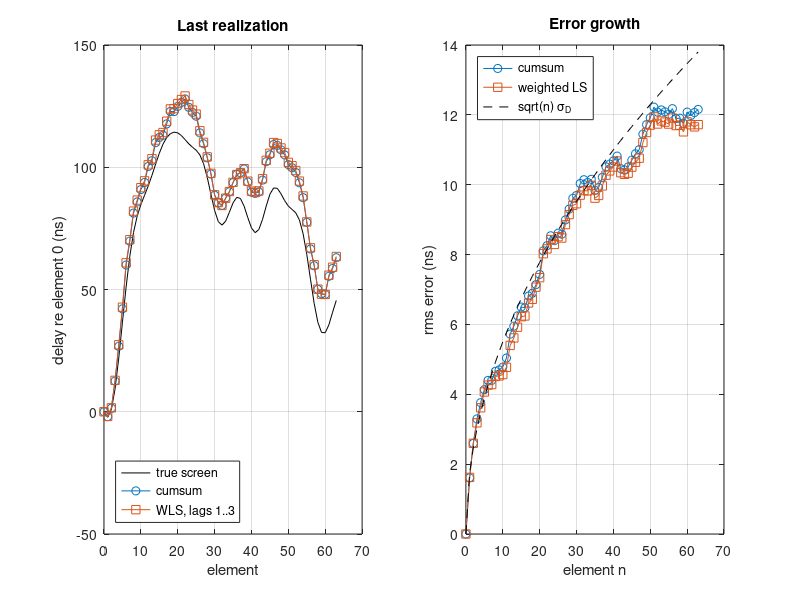

MATLAB code to generate this figure:
%% m11_phase_screen_estimation.m
% Purpose : near-field phase-screen (time-delay) estimation from diffuse
%           speckle on a 64-element aperture. Each element sees partially
%           correlated speckle (adjacent correlation rho) delayed by a smooth
%           random screen tau_i. Adjacent-element NCC delays are integrated
%           with a cumulative sum (Flax & O'Donnell style) and, for
%           comparison, with a least-squares fit to lags 1..3.
% Change  : rho, snrdB, screen rms and correlation length, nLagLS.
% Expect  : rho = 0.984, 20 dB: adjacent-pair jitter sigma_D = 1.7 ns,
%           close to the decorrelation-only Walker-Trahey floor (1.6 ns for
%           1/rho^2 - 1 = 0.033, T = 2 us). The cumulative-sum error grows as
%           sqrt(n)*sigma_D (a random walk): 12 ns rms (22 deg at 5 MHz) at
%           element 64 against sqrt(63)*sigma_D = 13.8 ns. Weighted least
%           squares over lags 1..3 improves this by only about 5 %: with the
%           Markov (rho^|lag|) inter-element correlation used here, a lag-l
%           pair is as noisy as l adjacent pairs and adds little independent
%           information. With rho = 0.95, about 1 % of lag-3 pairs hop by
%           1/f0 and the LS result (about 49 ns) is worse than the plain
%           cumulative sum (23 ns). When electronic noise dominates instead
%           (rho = 0.9999, snrdB = 10) LS over lags 1..3 wins clearly
%           (about 3 ns vs 7 ns). Noise is white over the full 0-20 MHz band
%           (no band-pass prefilter), which inflates sigma_D at low SNR.
rng(1);

%% Parameters
f0 = 5e6;  fs = 40e6;  B6 = 0.6;   % centre frequency, sampling (Hz), -6 dB fractional BW
Nel = 64;                          % elements (pitch 0.3 mm)
N  = 1024;  n0 = 400;  W = 80;     % record, kernel start (1-based), kernel 2 us
K  = 24;                           % search +-K lags (+-600 ns)
rho = 0.984;                       % adjacent-element speckle correlation (VCZ at focus, uniform 64-el. transmit: 1 - 1/64)
snrdB = 20;                        % channel SNR (dB, real-part power ratio over the record)
rmsNs = 30;  Lcorr = 6;            % screen rms (ns) and correlation length (elements)
nReal = 100;                       % realizations for the error statistics
nLagLS = 3;                        % lags used by the least-squares integrator

f  = (0:N-1)' * fs / N;  f(f >= fs/2) = f(f >= fs/2) - fs;          % signed frequencies (Hz)
sf = B6 * f0 / 2 / sqrt(2*log(2));
H  = exp(-(abs(f) - f0).^2 / (2*sf^2));  H(N/2+1) = 0;
fitCos = @(Rm, R0, Rp) atan((Rp - Rm) ./ (2*R0 .* sin(acos((Rm + Rp) ./ (2*R0))))) ./ acos((Rm + Rp) ./ (2*R0));
idxW = (n0:n0+W-1)';  lags = -K:K;  Yidx = bsxfun(@plus, idxW, lags);
el = (0:Nel-1)';
% Gaussian-correlated screen: filter white noise along the aperture
gk = exp(-(-3*Lcorr:3*Lcorr).^2 / (2*(Lcorr/2)^2));  gk = gk / sqrt(sum(gk.^2));
% Least-squares design matrix: tau(i+l) - tau(i) = D(i,l), tau(1) = 0
rows = [];  for l = 1:nLagLS, for i = 1:Nel-l, rows = [rows; i, i+l, l]; end, end %#ok<AGROW>
A = zeros(size(rows,1), Nel);
for r = 1:size(rows,1), A(r, rows(r,1)) = -1; A(r, rows(r,2)) = 1; end
A = A(:, 2:end);                                                     % fix tau(1) = 0

errCS = zeros(Nel, nReal);  errLS = errCS;  dAdj = zeros(Nel-1, nReal);  trueAdj = dAdj;
for r = 1:nReal
    tau = conv(randn(Nel + 6*Lcorr, 1), gk', 'valid');  tau = tau(1:Nel);
    tau = (tau - mean(tau)) / std(tau) * rmsNs * 1e-9;               % screen (s)
    % partially correlated speckle across elements: AR(1) in element index
    S = zeros(N, Nel);  S(:,1) = randn(N,1);
    for i = 2:Nel, S(:,i) = rho*S(:,i-1) + sqrt(1 - rho^2)*randn(N,1); end
    X = real(ifft(bsxfun(@times, fft(S), H) .* exp(-1j*2*pi*f*tau')));  % delayed band-limited channels
    X = X / sqrt(mean(X(:).^2));
    X = X + randn(N, Nel) * 10^(-snrdB/20);
    D = zeros(Nel, nLagLS);  Rpk = zeros(Nel, nLagLS);
    for l = 1:nLagLS
        for i = 1:Nel-l
            xw = X(idxW, i);  Yw = X(:, i+l);  Yw = Yw(Yidx);
            R = (xw' * Yw) ./ sqrt(sum(xw.^2) * sum(Yw.^2, 1));
            [~, im] = max(R(2:end-1));  im = im + 1;
            dl = fitCos(R(im-1), R(im), R(im+1));  if ~isfinite(dl), dl = 0; end
            D(i, l) = (lags(im) + dl) / fs;                         % estimated tau(i+l) - tau(i)
            Rpk(i, l) = R(im);                                      % peak NCC (quality)
        end
    end
    tauCS = [0; cumsum(D(1:Nel-1, 1))];                              % cumulative sum of adjacent delays
    % weighted least squares: weight = Fisher-information proxy rho^2/(1-rho^2) from the peak NCC,
    % then one pass of outlier rejection (residual > 1/(4 f0)) to drop side-peak hops
    b = zeros(size(rows,1), 1);  wq = b;
    for q = 1:size(rows,1), b(q) = D(rows(q,1), rows(q,3)); rq = min(Rpk(rows(q,1), rows(q,3)), 0.999); wq(q) = rq^2/(1 - rq^2); end
    sw = sqrt(wq);  t1 = (bsxfun(@times, A, sw)) \ (b .* sw);
    keep = abs(A*t1 - b) < 0.25/f0;
    if rank(A(keep,:)) < Nel-1, keep = true(size(b)); end          % never drop an element entirely
    t1 = (bsxfun(@times, A(keep,:), sw(keep))) \ (b(keep) .* sw(keep));
    tauLS = [0; t1];
    errCS(:, r) = tauCS - (tau - tau(1));
    errLS(:, r) = tauLS - (tau - tau(1));
    dAdj(:, r) = D(1:Nel-1, 1);  trueAdj(:, r) = diff(tau);
end

%% Statistics
eAdj = dAdj(:) - trueAdj(:);
hop = abs(eAdj) > 0.5/f0;
sigD = std(eAdj(~hop));
sdCS = sqrt(mean(errCS.^2, 2));  sdLS = sqrt(mean(errLS.^2, 2));
fprintf('rho = %.3f, SNR = %d dB, screen rms = %d ns, Lcorr = %.0f el, %d realizations\n', rho, snrdB, rmsNs, Lcorr, nReal);
fprintf('adjacent-pair jitter sigma_D = %.2f ns (peak hops: %.2f %% of pairs)\n', sigD*1e9, 100*mean(hop));
fprintf('rms error at element 64: cumsum = %.1f ns (random walk sqrt(63)*sigma_D = %.1f ns), weighted LS lags 1..%d = %.1f ns\n', ...
    sdCS(end)*1e9, sqrt(63)*sigD*1e9, nLagLS, sdLS(end)*1e9);
fprintf('phase error at element 64, cumsum: %.0f deg at %.0f MHz\n', sdCS(end)*f0*360, f0/1e6);

%% Figure
figure;
subplot(1, 2, 1);
plot(el, (tau - tau(1))*1e9, 'k-', el, tauCS*1e9, 'o-', el, tauLS*1e9, 's-');
xlabel('element'); ylabel('delay re element 0 (ns)'); grid on;
legend('true screen', 'cumsum', sprintf('WLS, lags 1..%d', nLagLS), 'Location', 'southwest');
title('Last realization');
subplot(1, 2, 2);
plot(el, sdCS*1e9, 'o-', el, sdLS*1e9, 's-', el, sqrt(el)*sigD*1e9, 'k--');
xlabel('element n'); ylabel('rms error (ns)'); grid on;
legend('cumsum', 'weighted LS', 'sqrt(n) \sigma_D', 'Location', 'northwest');
title('Error growth');
